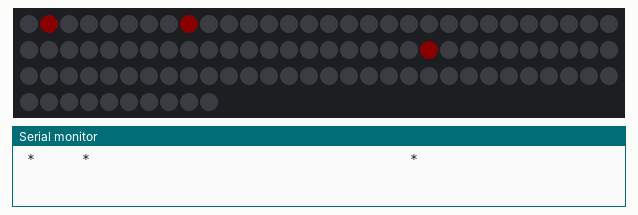
This sketch was run on a simulated Arduino Uno, built with avr-gcc and run on an emulated ATmega328P. On the bench: 100 RGB LEDs in strip order, left to right, continuing on the next row, the last lines printed to the serial monitor. Dim RGB values are drawn brighter than linear.

Above: at 0.11 s.
At 4.88 s:
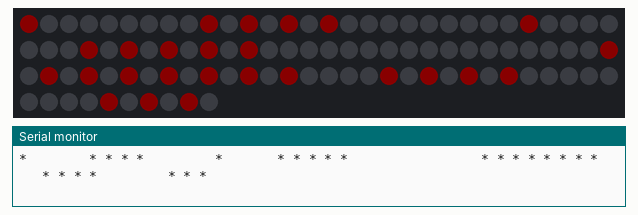
At 9.86 s:
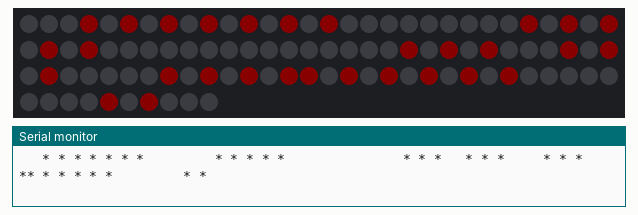
At 19.82 s:
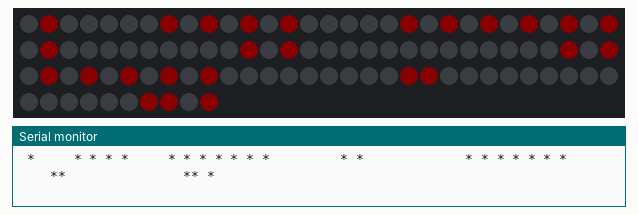
At 29.58 s:
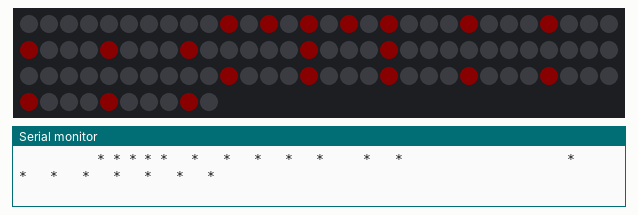
At 39.75 s:
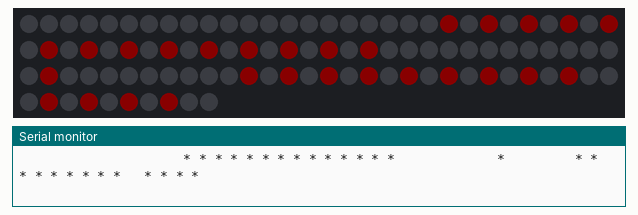

The sketch:

NeoWolfram_rule30.ino
```cpp
// (licence header left out)
#include <Adafruit_NeoPixel.h>
#define PIN            2
#define NUMPIXELS      100
#define R_LEVEL        10
#define G_LEVEL        0
#define B_LEVEL        0

Adafruit_NeoPixel pixels = Adafruit_NeoPixel(NUMPIXELS, PIN, NEO_GRB + NEO_KHZ800);

boolean world[NUMPIXELS];
boolean shadow[NUMPIXELS];

//boolean  rule[] = {0,1,1,1,1,0,0,0}; // Rule 30  caos
//boolean  rule[] = {1,0,0,0,0,0,0,0}; // Rule 1  flash and central point
//boolean  rule[] = {0,1,0,0,0,0,0,0}; // Rule 2  OPEN LED RACE RIGHT!!!!
//boolean  rule[] = {0,0,1,0,0,0,0,0}; // Rule 4  central point on
//boolean  rule[] = {0,0,0,1,0,0,0,0}; // Rule 8  dead
//boolean  rule[] = {0,0,0,0,1,0,0,0}; // Rule 16  OPEN LED RACE LEFT !!!!
boolean  rule[] = {0,1,0,0,1,0,0,0}; // Rule 18   sierpinsky style !!!!!
//boolean  rule[] = {0,1,0,1,1,0,1,1}; // Rule 18   sierpinsky style !!!!!
//boolean  rule[] = {1,0,1,0,0,0,0,0}; // Rule 5   flash
//boolean  rule[] = {1,0,0,1,0,0,1,0}; // Rule 73  caos
//boolean  rule[] = {1,0,0,0,0,0,0,1};   // Rule 129  sierpinsky !!!!!
//boolean  rule[] = {1,0,0,1,1,0,0,1};   // rule 153


int dt = 200; // delay

boolean run_rule (boolean cell_L, boolean cell, boolean cell_R) {
return(rule[cell_L<<2 | cell<<1 | cell_R]);  //fast mode

//didactic mode
 /* if (cell_L == 0 && cell == 0 && cell_R == 0) return rule[0];
    else if (cell_L == 0 && cell == 0 && cell_R == 1) return rule[1];
         else if (cell_L == 0 && cell == 1 && cell_R == 0) return rule[2];
              else if (cell_L == 0 && cell == 1 && cell_R == 1) return rule[3];
                   else if (cell_L == 1 && cell == 0 && cell_R == 0) return rule[4];
                        else if (cell_L == 1 && cell == 0 && cell_R == 1) return rule[5];
                             else if (cell_L == 1 && cell == 1 && cell_R == 0) return rule[6];
                                  else if (cell_L == 1 && cell == 1 && cell_R == 1) return rule[7]; */
}

void time_tick(){
  for (int n=1;n<NUMPIXELS-1;n++)
  {world[n]=run_rule(shadow[n-1],shadow[n],shadow[n+1]);
  }

  world[0]=run_rule(shadow[NUMPIXELS-1],shadow[0],shadow[1]);
  world[NUMPIXELS-1]=run_rule(shadow[NUMPIXELS-2],shadow[NUMPIXELS-1],shadow[0]);

  delay(dt);
}

void big_bang(){
  for (int n=0;n<NUMPIXELS;n++)
  {world[n]=0;shadow[n]=0;
  };
  world[NUMPIXELS/2]=1; //seed
  world[1]=1; //seed
  world[8]=1; //seed
}

void setup() {
  pixels.begin();       //Initialize NeoPixel library
  Serial.begin(115200); //Initialize serial port for view patron
  big_bang();
}

void loop() {

  for(int i=0;i<NUMPIXELS;i++){
    pixels.setPixelColor(i, pixels.Color(R_LEVEL*world[i],G_LEVEL*world[i],B_LEVEL*world[i]));
    shadow[i]=world[i];
    if (world[i]) Serial.write('*'); else Serial.write(' '); //ascii mode view
    //Serial.print(world[i]);                                // binary mode view
    }
    Serial.println(); //end patron

    pixels.show(); // Update LEDs to the hardware.

    time_tick();
  }
```
